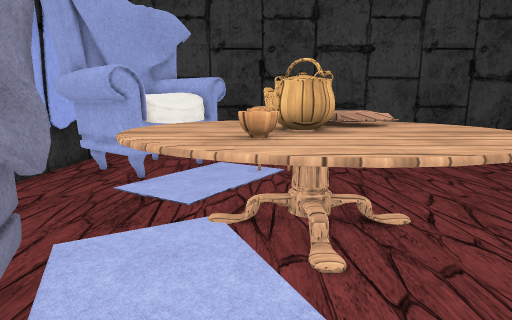
View 1 (above)

20 first-person views from a walk through a Unity game level. The camera is 1.4 m above the floor, tilts 10° down and sees 80° across. The floor is counted in squares, 0.5 m on a side. Each view is taken from the middle of a square. On the plan, view 1 faces up. The plan holds only what a view shows up to about 20 squares ahead; the rest is blank. The player character is not drawn. Door leaves are left out, so doorways stand open. Some surface patterns are stand-ins.

View 2
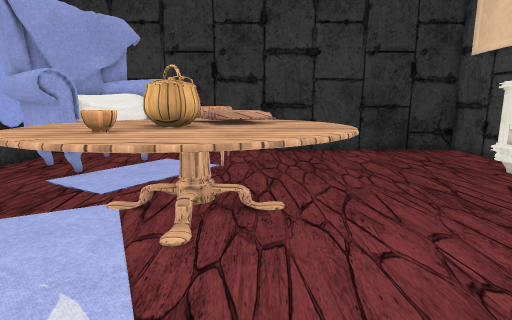

View 3
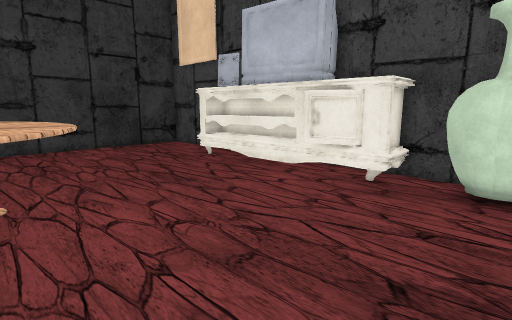

View 4
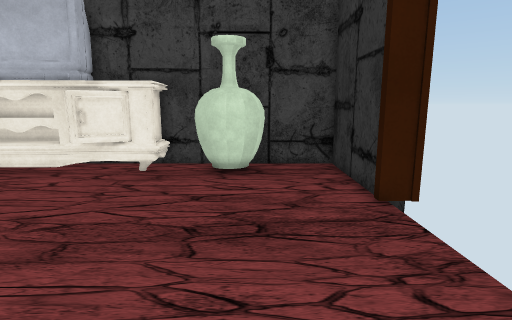

View 5
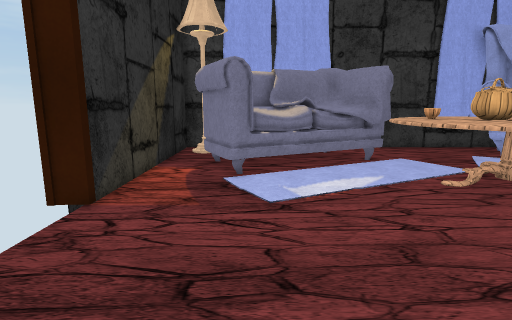

View 6
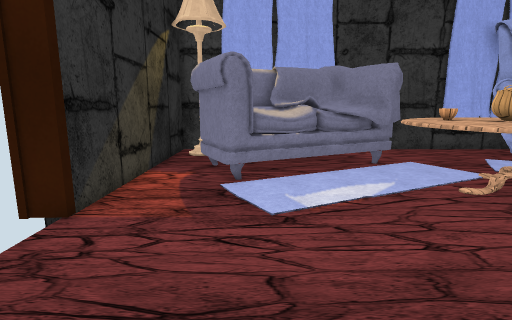

View 7
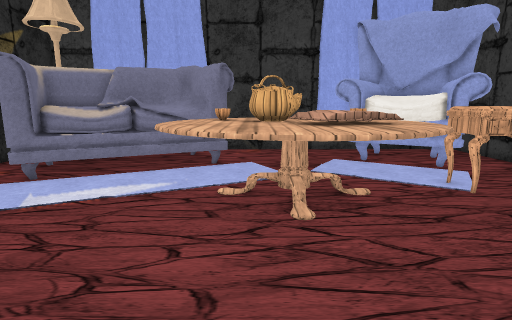

View 8
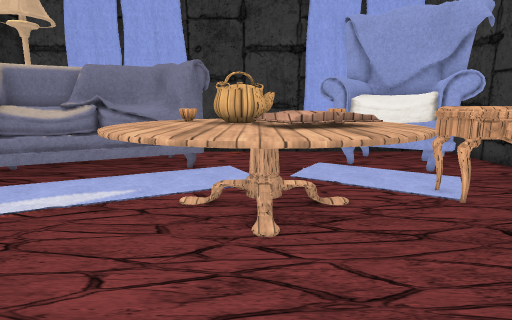

View 9
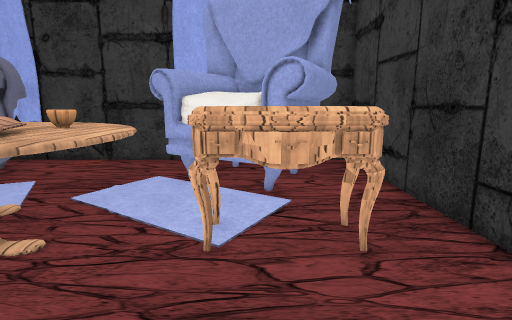

View 10
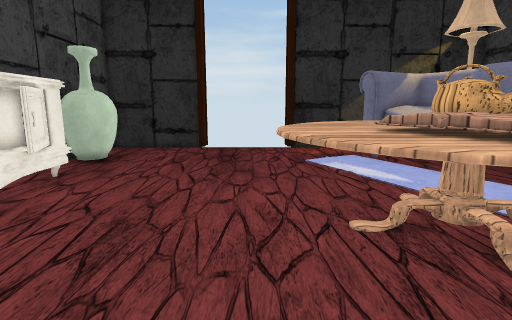

View 11
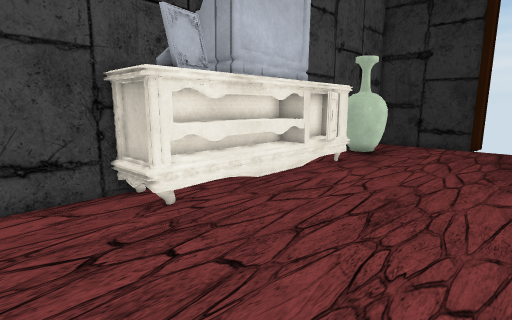

View 12
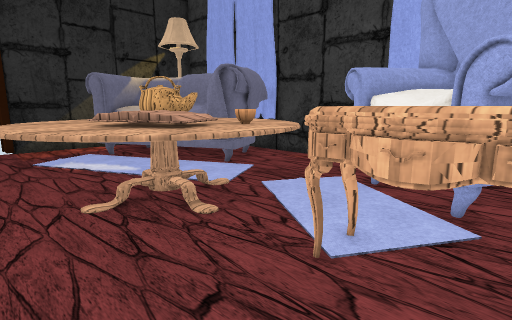

View 13
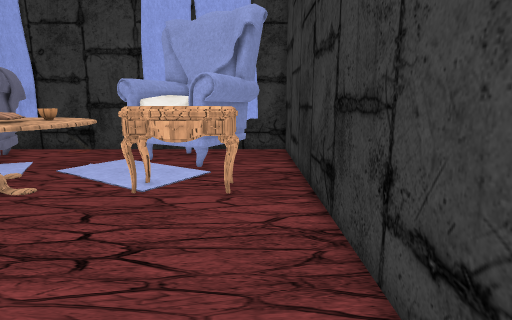

View 14
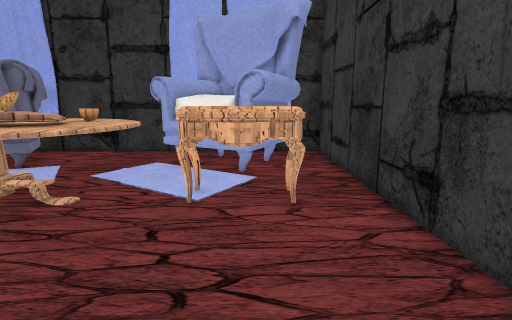

View 15
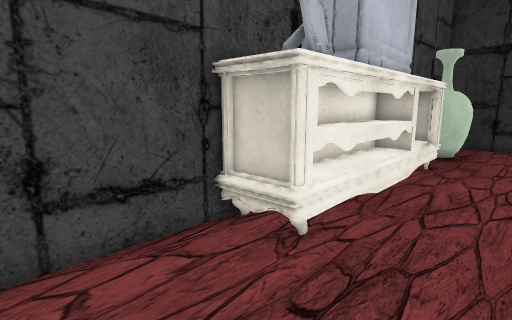

View 16
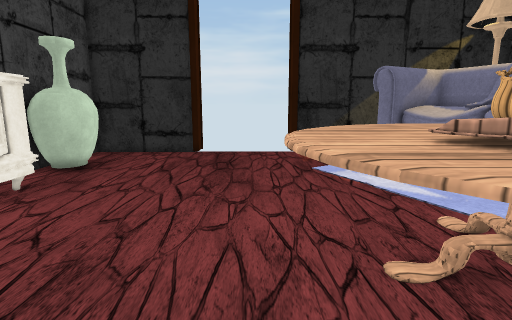

View 17
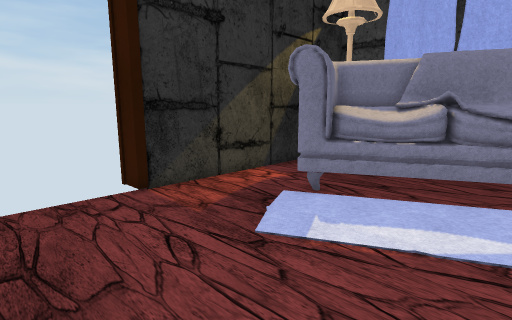

View 18
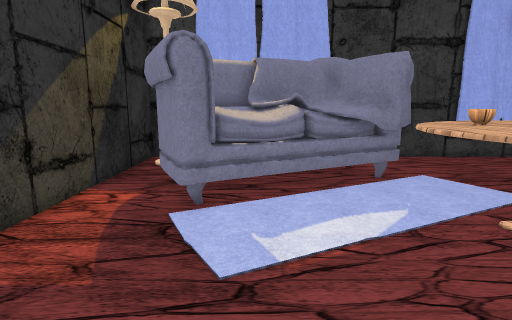

View 19
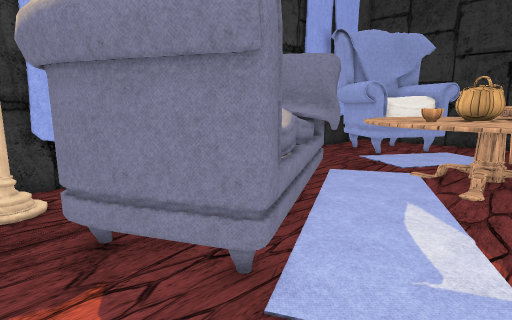

View 20
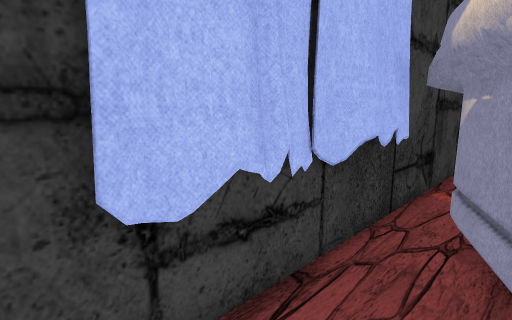

### Floor plan
Key: @ floor where view 1 was taken; # wall or solid block; . floor; D open door; ^ raised ledge; S sofa; C carpet; T table; A vase; O other object.
Columns run from 9 left of view 1 to 16 right of it. Each row starts with its distance up from view 1.
 19 ##########################
 18 #........................#
 17 #...SS...................#
 16 #..S#SSS.OOO.............#
 15 #. ## #SC OO.............#
 14 #.S#^^#SC OO.............#
 13 #S##^^^CCOOO........... ##
 12 #SS##^SCCCC........... ##
 11 #..SSSCCCCTTTT........ #
 10 #...SCCCCTTTTTT........#
  9 #....CCCCTTTTTT........##
  8 #.....TCTTTTTTT........##
  7 #.....CCCTTTTTTT.......##
  6 #....CCCCCTTTTT........##
  5 #....CCCCCTTTTT........##
  4 #..SSSCCCCCTTT........##
  3 #SSSSSCC CCTT......... #
  2 #SSSSSSC   ............##
  1 #.SSSSSC   ............###
  0 #.SSSSSSC@ ............AA#
 -1 #..SSSSSC   ..........AAA#
 -2 #.  SSSSSC ...........AAA#
 -3 #    SSSSC.............AA#
 -4 #... SSSS................#
 -5 #.O..SS..................#
 -6 #............DDDDDD......#
 -7 #############DDDDDD#######

Positions as (right, up) in squares from view 1, and headings:
1: (0, 0), facing up
2: (3, -1), facing up
3: (3, -3), facing up-right
4: (1, -3), facing right
5: (12, -2), facing left
6: (11, -2), facing left
7: (11, 6), facing left
8: (10, 7), facing left
9: (7, 14), facing left
10: (6, 14), facing down
11: (6, 16), facing down-right
12: (6, 16), facing down-left
13: (11, 17), facing left
14: (10, 15), facing left
15: (10, 17), facing down-right
16: (6, 12), facing down
17: (8, 3), facing down-left
18: (8, -1), facing left
19: (3, -6), facing up-left
20: (-6, -5), facing up-left
